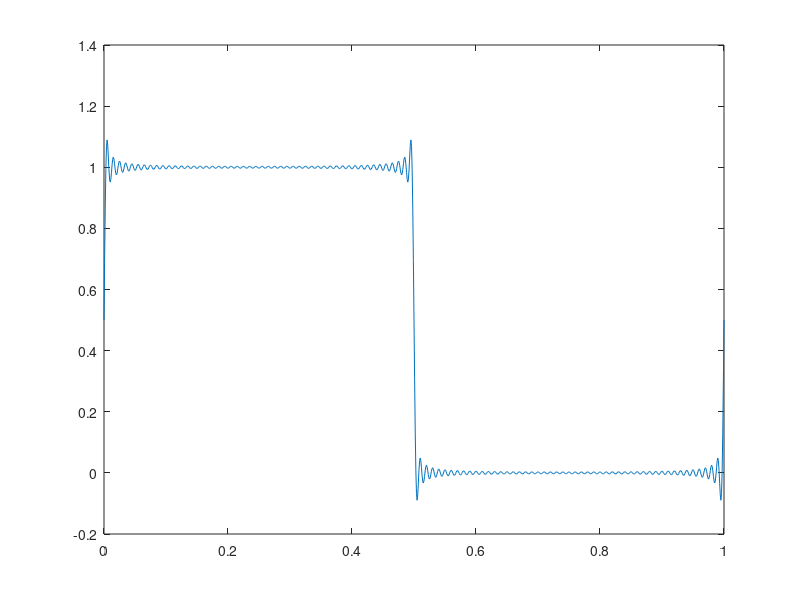

Write MATLAB code to recreate this figure.
clear all ; close all; clc
T=1; 

t = 0:1e-3:T;

k=100;
sf=0;

f= e.^(-5*t).*(t>=0 & t <T);
#plot(t, f, 'r'), hold 'on'

for n= -k:k
  
  if n != 0
    cn = (1-e^-(pi*n*i))/(2*pi*i*n);
    sf = sf + cn*e.^(i*2*pi*n*t);
  else
    sf = sf + 1/2;
  endif
endfor

plot(t,sf)
  
